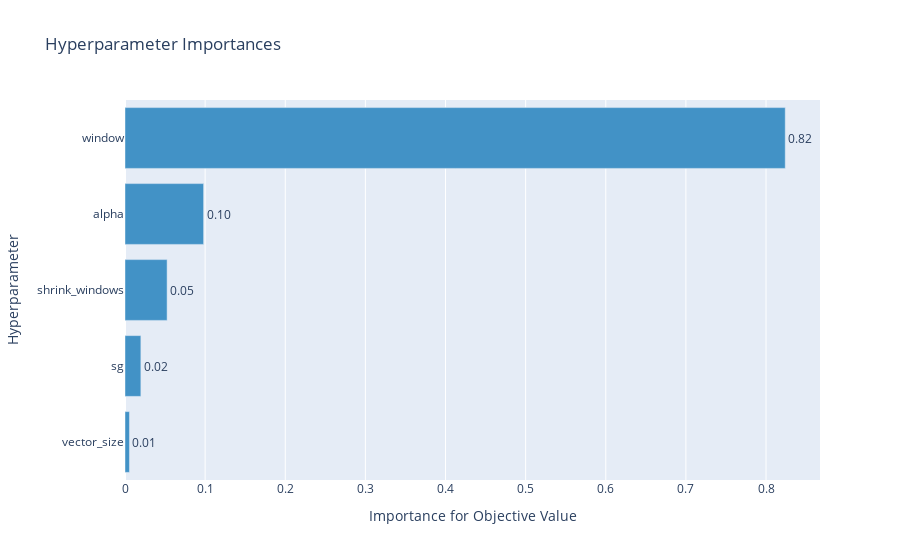

Here is the notebook cell this chart was saved with:
### Code cell
plot_param_importances(study)

### Figure 1 — Plotly figure (JSON) as saved in the notebook; plotly's stock layout.template omitted (floating-point values rounded to 4 significant figures)
{"data": [{"cliponaxis": false, "hovertemplate": ["vector_size (CategoricalDistribution): 0.005567135990048654<extra></extra>", "sg (CategoricalDistribution): 0.019792517349120672<extra></extra>", "shrink_windows (CategoricalDistribution): 0.05255572569399123<extra></extra>", "alpha (CategoricalDistribution): 0.09810371478064081<extra></extra>", "window (CategoricalDistribution): 0.8239809061861987<extra></extra>"], "marker": {"color": "rgb(66,146,198)"}, "orientation": "h", "text": ["0.005567135990048654", "0.019792517349120672", "0.05255572569399123", "0.09810371478064081", "0.8239809061861987"], "textposition": "outside", "texttemplate": "%{text:.2f}", "type": "bar", "x": [0.005567, 0.01979, 0.05256, 0.0981, 0.824], "y": ["vector_size", "sg", "shrink_windows", "alpha", "window"]}], "layout": {"showlegend": false, "title": {"text": "Hyperparameter Importances"}, "xaxis": {"title": {"text": "Importance for Objective Value"}}, "yaxis": {"title": {"text": "Hyperparameter"}}}}
